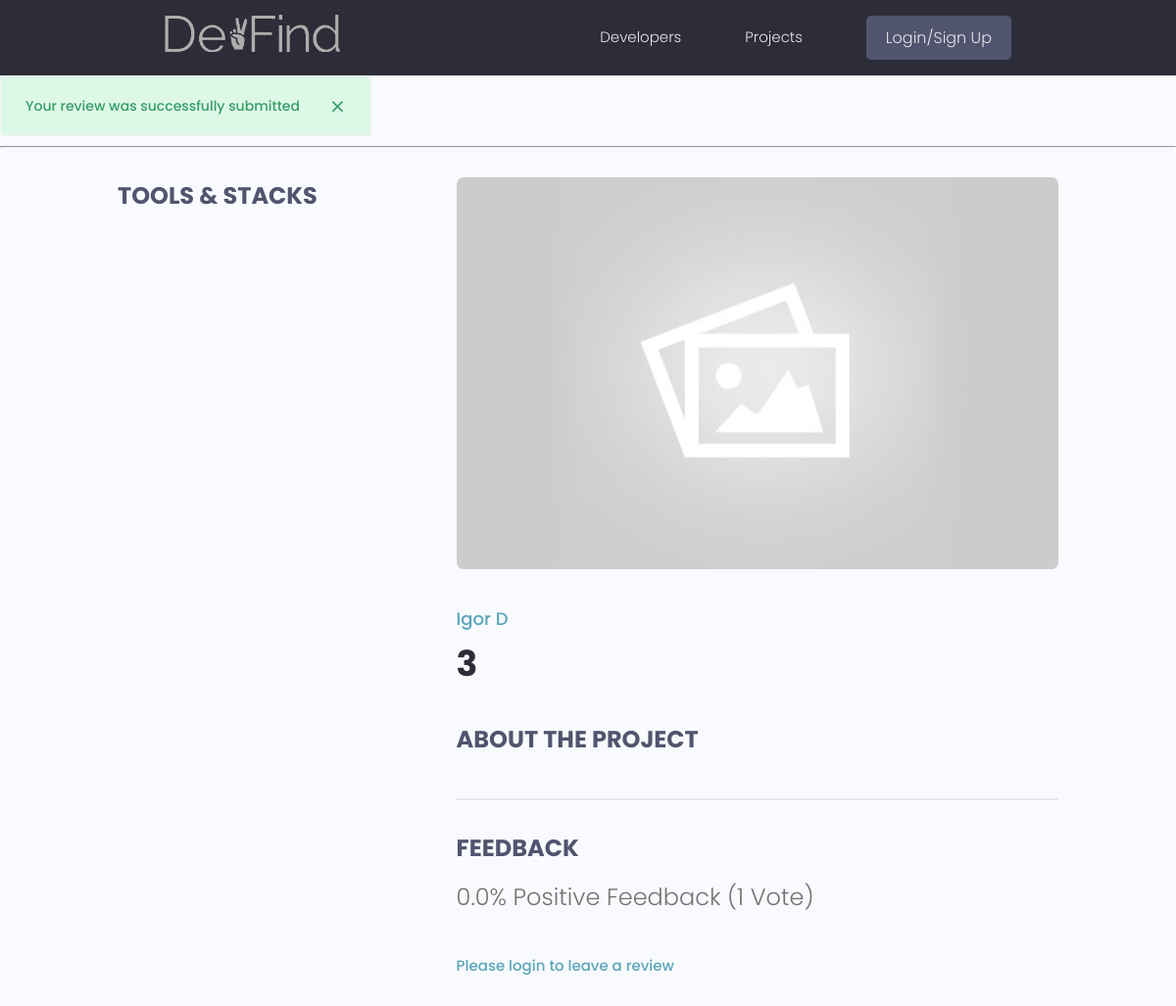
Page /projects/project/b69f12a8-51d7-4103-b474-81b5d59cac54 on the earlier database version.
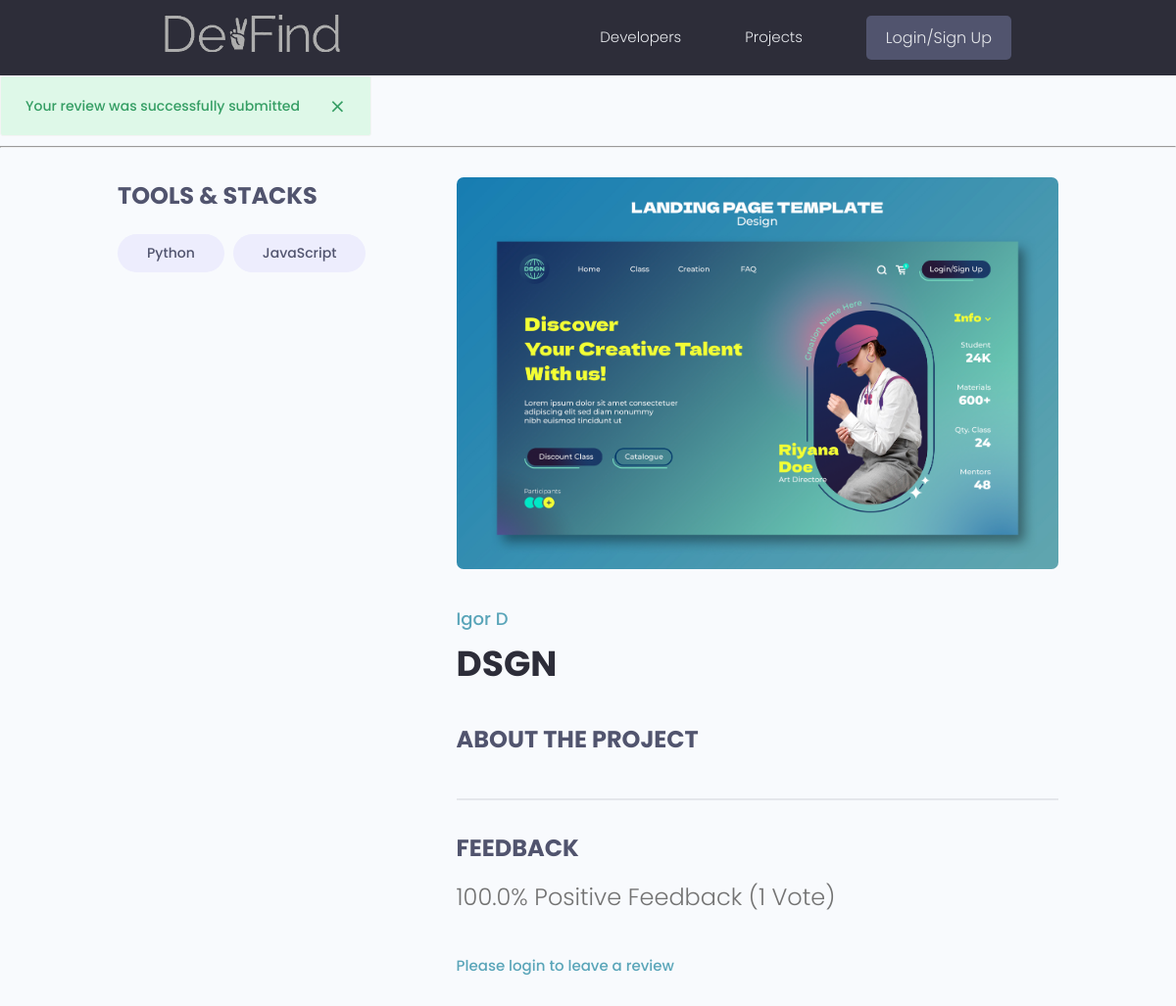
Same page on the later database version.
### projects/models.py (models this page shows, shortened)
class Project(models.Model):
    owner= models.ForeignKey(Profile, null=True, blank=True, on_delete=models.SET_NULL)
    title = models.CharField(max_length=200)
    description = models.TextField(null=True, blank=True)
    featured_image = models.ImageField(null=True, blank=True, default="default.jpg")
    demo_link = models.CharField(max_length=2000, null=True, blank=True)
    source_link = models.CharField(max_length=2000, null=True, blank=True)
    tags = models.ManyToManyField('Tag', blank=True)
    vote_total = models.IntegerField(default=0, null=True, blank=True)
    vote_ratio = models.IntegerField(default=0, null=True, blank=True)
    created = models.DateTimeField(auto_now_add=True)
    id = models.UUIDField(default=uuid.uuid4, unique=True, primary_key=True, editable=False)
    class Meta:
        ordering = ['-vote_ratio', '-vote_total', 'title']
    @property
    def reviewers(self):
        queryset = self.review_set.all().values_list('owner__id', flat=True)
        return queryset
    @property
    def getVoteCount(self):
        reviews = self.review_set.all()
        upVotes = reviews.filter(value='up').count()
        totalVotes = reviews.count()
        if (totalVotes > 0):
            ratio = (upVotes / totalVotes) * 100
        else:
            ratio = 0
        self.vote_total = totalVotes
        self.vote_ratio = ratio
        self.save()

class Tag(models.Model):
    name = models.CharField(max_length=200)
    created = models.DateTimeField(auto_now_add=True)
    id = models.UUIDField(default=uuid.uuid4, unique=True, primary_key=True, editable=False)
    def __str__(self):
        return self.name

### users/models.py (models this page shows, shortened)
class Profile(models.Model):
    user = models.OneToOneField(User, on_delete=models.CASCADE, null=True, blank=True)
    name = models.CharField(max_length=200, blank=True, null=True)
    email = models.EmailField(max_length=500, blank=True, null=True)
    username= models.CharField(max_length=200, blank=True, null=True)
    location = models.CharField(max_length=200, blank=True, null=True)
    short_intro = models.CharField(max_length=200, blank=True, null=True)
    bio = models.TextField(blank=True, null=True)
    profile_image = models.ImageField(null=True, blank=True, upload_to='profiles/', default="profiles/user-default.png")
    social_github = models.CharField(max_length=200, blank=True, null=True)
    social_twitter = models.CharField(max_length=200, blank=True, null=True)
    social_linkedin = models.CharField(max_length=200, blank=True, null=True)
    social_youtube = models.CharField(max_length=200, blank=True, null=True)
    social_website = models.CharField(max_length=200, blank=True, null=True)
    created = models.DateTimeField(auto_now_add=True)
    id = models.UUIDField(default=uuid.uuid4, unique=True, primary_key=True, editable=False)

### projects/views.py (the view)
# urls.py: path('project/<str:pk>', views.project, name="project"),
def project(request, pk):
    projectObj = Project.objects.get(id=pk)
    form = ReviewForm()
    if request.method == 'POST':
        form = ReviewForm(request.POST)
        review = form.save(commit=False)
        review.project = projectObj
        review.owner = request.user.profile
        review.save()
    projectObj.getVoteCount
    messages.success(request, 'Your review was successfully submitted')
    return render(request, 'projects/single-project.html', {
        "project": projectObj,
        "form": form,
    })

### projects/templates/projects/single-project.html (shortened to what this page needs)
{% extends 'main.html' %} {% block content %}
<hr />
<main class="singleProject my-md">
  <div class="container">
    <div class="layout">
      <div class="column column--1of3">
        <h3 class="singleProject__subtitle">Tools & Stacks</h3>
        <div class="singleProject__toolStack">
          {% for tag in project.tags.all %}
          <span class="tag tag--pill tag--sub tag--lg"
            ><small>{{tag}}</small></span
          >
          {% endfor %}
        </div>
      </div>
      <div class="column column--2of3">
        <img
          class="singleProject__preview"
          src="{{ project.featured_image.url }}"
          alt="portfolio thumbnail"
        />
        <a href="{% url 'user-profile' project.owner.id %}" class="singleProject__developer"
          >{{project.owner.name}}</a
        >
        <h2 class="singleProject__title">{{project.title}}</h2>
        <h3 class="singleProject__subtitle">About the Project</h3>
        <div class="comments">
          <h3 class="singleProject__subtitle">Feedback</h3>
          <h5 class="project--rating">
            {{ project.vote_ratio}}% Positive Feedback ({{ project.vote_total}}
            Vote{{project.vote_total|pluralize:"s"}})
          </h5>
          {% if request.user.profile.id in project.reviewers %}
            <p>You have already submitted a review for this project</p>
          {% elif request.user.profile == project.owner %}
            <p>You cannot review your own work</p>
          {% else %}
            <a href="{% url 'login' %}?next={{request.path}}">Please login to leave a review</a>
          {% endif %}
        </div>
      </div>
    </div>
  </div>
</main>
{% endblock content %}

Differences in the rows shown:
now on this page (row unchanged): Tag: name "Python"
now on this page (row unchanged): Tag: name "JavaScript"
changed Project "Igor D": featured_image: picture added in place of a placeholder; title "3" → "DSGN"; vote_ratio "0.0" → "100.0"
